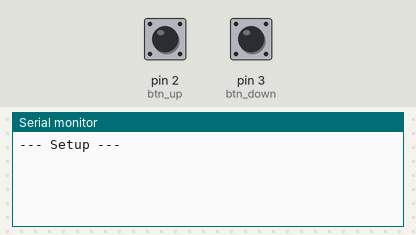
Bench run of a sketch on a simulated Arduino Uno, built with avr-gcc and run on an emulated ATmega328P. Shown: the last lines printed to the serial monitor. The inputs (shaded band) are chosen by the test bench; at power-on: pin 2 (btn_up) HIGH, pin 3 (btn_down) HIGH.

Above: at 1.2 s.
1.3 s: pin 2 (btn_up) pulled LOW for 0.15 s
At 2.5 s:
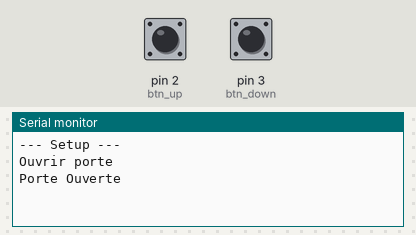
2.9 s: pin 3 (btn_down) pulled LOW for 0.15 s
At 4.1 s:
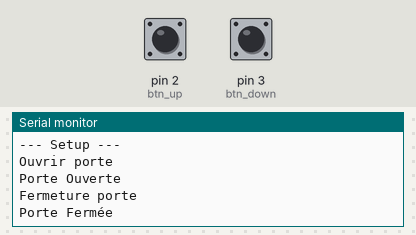

The sketch:

02_bouton_monter_descendre_interrupt.ino
```cpp
// attachInterrupt ne fonctione qu'avec les pin 2 et 3 sur les carte Uno
const int btn_up=2; // Bouton haut
const int btn_down=3; // Bouton bas

void setup() {
    Serial.begin(9600); // Ouverture du port série et debit de communication fixé à 9600 bauds
    Serial.println("--- Setup ---");

    pinMode(btn_up, INPUT_PULLUP);
    pinMode(btn_down, INPUT_PULLUP);

    // https://eskimon.fr/tuto-arduino-204-un-simple-bouton#les-interruptions-mat%C3%A9rielles
    attachInterrupt(digitalPinToInterrupt(btn_up), openDoor, FALLING);
    attachInterrupt(digitalPinToInterrupt(btn_down), closeDoor, FALLING);
}

void loop() {
    delay(1000);
}

// Séquence d'alimentation du moteur pour fermer la porte
void closeDoor(){
    Serial.println("Fermeture porte"); /// Affichage sur le moniteur série du texte

    Serial.println("Porte Fermée"); // Affichage sur le moniteur série
}

// Séquence d'alimentation du moteur pour ouvrir la porte
void openDoor(){
    Serial.println("Ouvrir porte"); /// Affichage sur le moniteur série du texte

    Serial.println("Porte Ouverte"); // Affichage sur le moniteur série
}
```

Measured:
- after the input at 1.3 s, the serial monitor: prints a new line at once (image 1)
- after the input at 2.9 s, the serial monitor: prints a new line at once (image 2)
